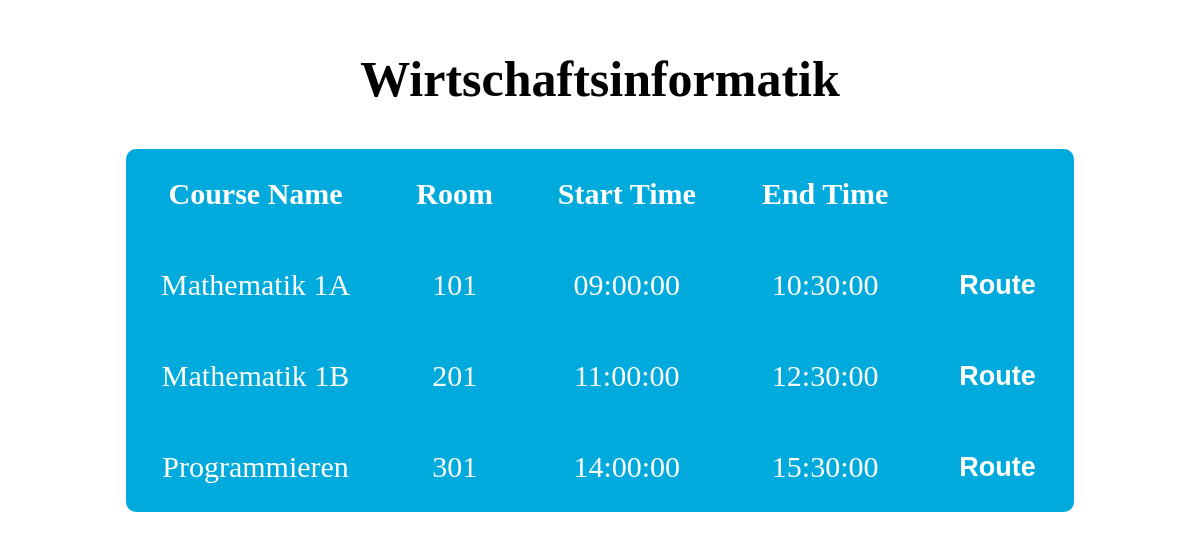
The app's page /course_details.php?course_of_study=Wirtschaftsinformatik with its own data.
### tables this page shows
CREATE TABLE `course_schedule` (
  `course_of_study` varchar(50) DEFAULT NULL,
  `course_name` varchar(50) DEFAULT NULL,
  `room_number` varchar(10) DEFAULT NULL,
  `start_time` time DEFAULT NULL,
  `end_time` time DEFAULT NULL
);

### course_details.php (the view, shortened to what this page needs)
<!DOCTYPE html>
<html>
<head>
	<link rel="stylesheet" type="text/css" href="style.css">
</head>
<body>
	<div class = "container_courseofstudy">
	<?php
		if (isset($_GET['course_of_study'])) {
			$servername = "localhost";
			$username = "root";
			$password = "root";
			$dbname = "UniversityDisplay";
			$conn = new mysqli($servername, $username, $password, $dbname);
			$stmt = $conn->prepare("SELECT course_name, room_number, start_time, end_time FROM course_schedule WHERE course_of_study = ?");
			$stmt->bind_param("s", $_GET['course_of_study']);
			$stmt->execute();
			$result = $stmt->get_result();
			if ($result->num_rows > 0) {
				echo '<h2>' . $_GET['course_of_study'] . '</h2>';
				echo '<table>';
				echo '<tr><th>Course Name</th><th>Room</th><th>Start Time</th><th>End Time</th><th></th></tr>';
				while($row = $result->fetch_assoc()) {
					echo '<tr><td>' . $row["course_name"] . '</td><td>' . $row["room_number"] . '</td><td>' . $row["start_time"] . '</td><td>' . $row["end_time"] .'</td><td>'. '<a href = ""><button>Route</button></a>' .'</td></tr>';
				}
				echo '</table>';
			} else {
				echo "No courses found for " . $_GET['course_of_study'];
			}
		} else {
			echo "No course of study selected.";
		}
	?>
	</div>
</body>
</html>

### style.css (style rules this page uses)
button { border: none; background-color: transparent; color: inherit; outline: none; font-size: 27px; color: white; font-weight: 600; }
a { color: blue; text-decoration: none; }
table { border-collapse: collapse; background-color: #00aadc; color: white; font-size: 30px; border-radius: 10px; }
td, th { padding: 28px; }
.container_courseofstudy { display: flex; flex-direction: column; text-align: center; width: 80%; margin: auto; }
h2 { font-size: 50px; }

### records on screen
course_schedule: course_name "Mathematik 1A", room_number "101", start_time "09:00:00", end_time "10:30:00"
course_schedule: course_name "Mathematik 1B", room_number "201", start_time "11:00:00", end_time "12:30:00"
course_schedule: course_name "Programmieren", room_number "301", start_time "14:00:00", end_time "15:30:00"

### other values on screen
$_GET['course_of_study'] "Wirtschaftsinformatik"
